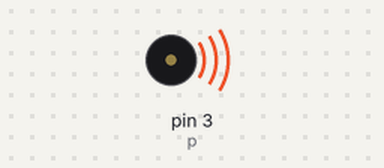
Simulated run of this sketch. Board: Arduino Uno, built with avr-gcc and run on an emulated ATmega328P. On the bench: buzzer (waves = sounding).

Above: at 0.05 s.
Timing chart, 0 to 3.0 s (numbered marks = the images above):
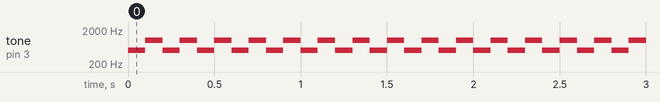

Measured:
- by itself, tone on pin 3 (p): alternates 1000 Hz for 0.10 s and 500 Hz for 0.10 s

The sketch:

pezo.ino
```cpp
int p = 3;


void setup()

{

pinMode(p, OUTPUT);

}

void loop()

{

tone (p, 500);

delay(100);

tone(p, 1000);

delay(100);

}
```
